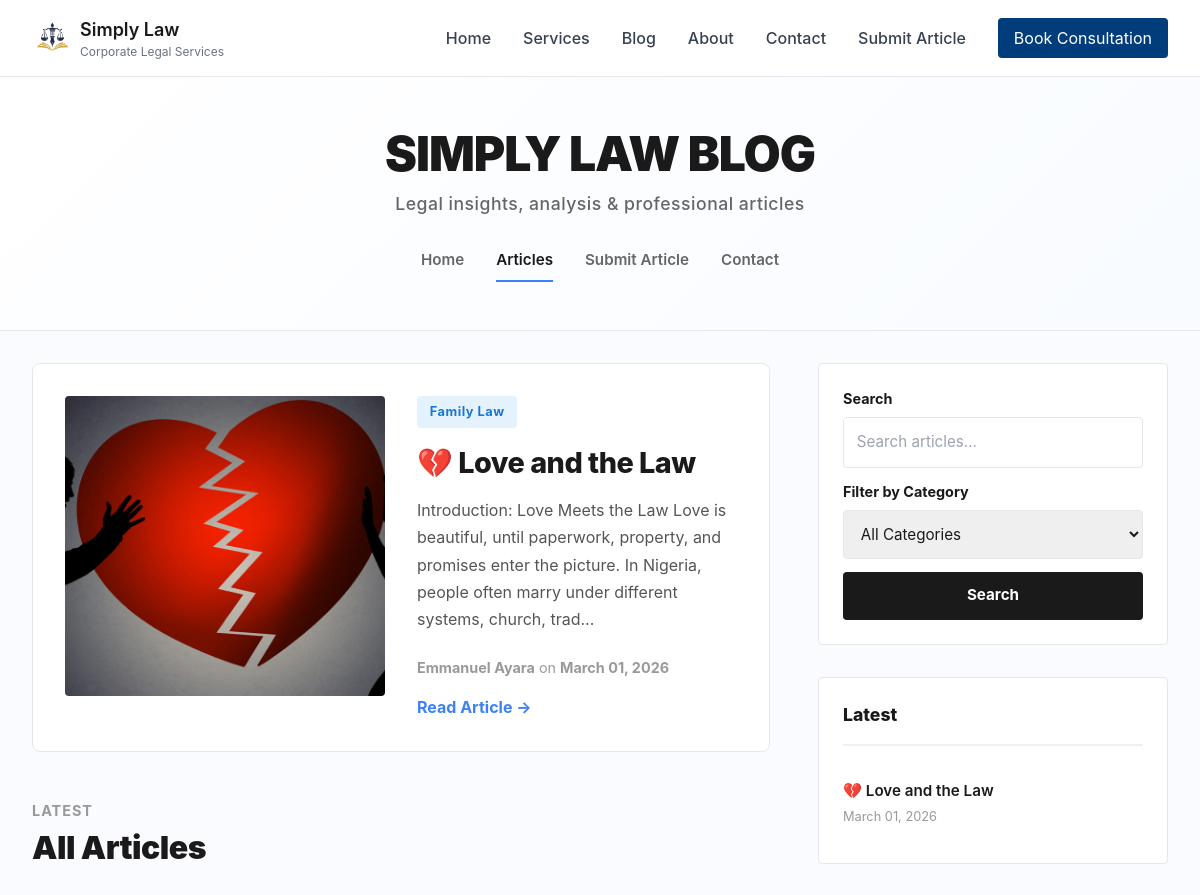
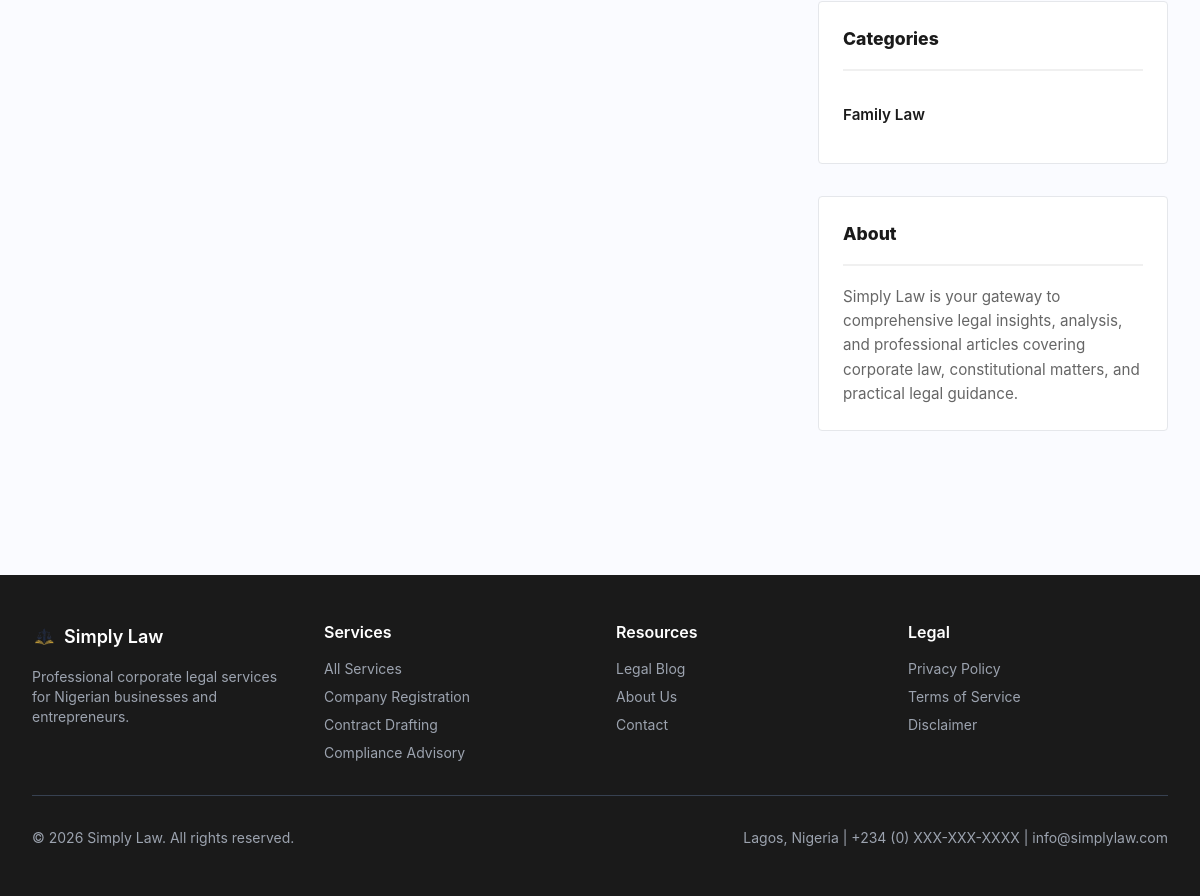
/blog, run on an earlier commit of the app's database (2 pictures, top to bottom).
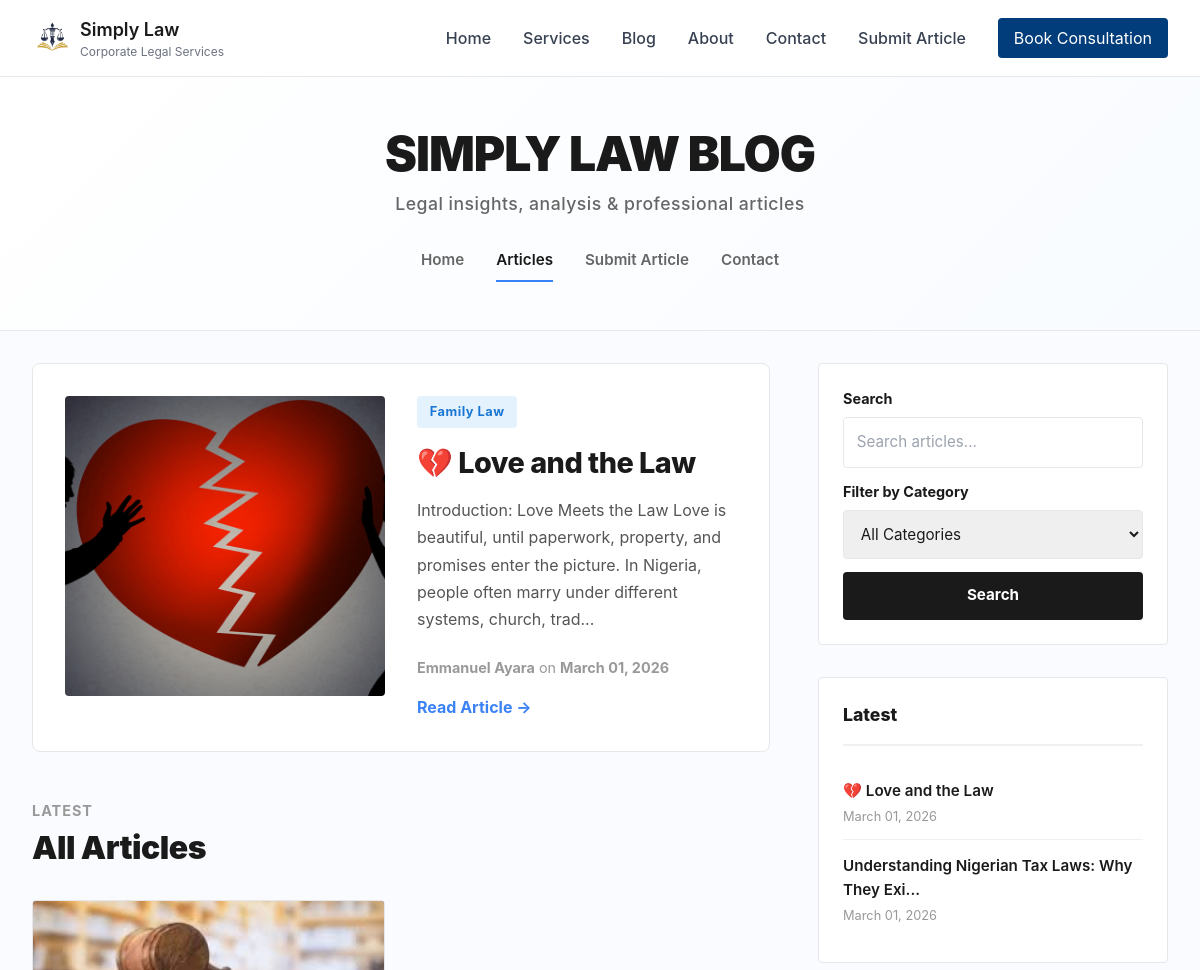
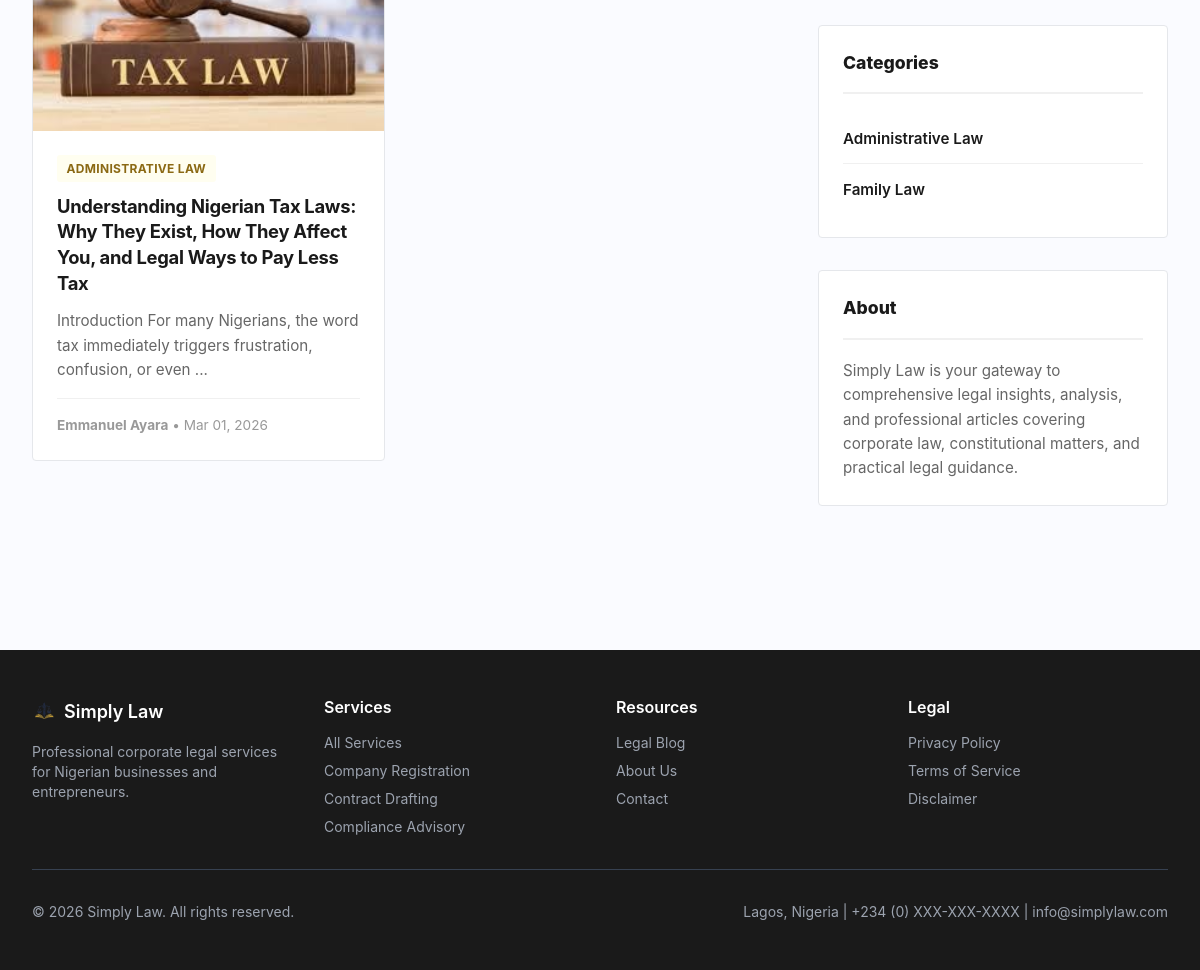
And on a later commit of the database (2 pictures, top to bottom).
### models.py (models this page shows, shortened)
class Article(db.Model):
    id = db.Column(db.Integer, primary_key=True)
    email = db.Column(db.String(120), nullable=False)
    title = db.Column(db.String(200), nullable=False)
    content = db.Column(db.Text, nullable=False)
    author = db.Column(db.String(100), nullable=False)
    date_posted = db.Column(db.DateTime, default=datetime.utcnow, nullable=False)
    date_submitted = db.Column(db.DateTime, default=datetime.utcnow, nullable=False)
    status = db.Column(
        db.String(20),
        nullable=False,
        default='pending',
        index=True  # ✅ Frequently queried
    )
    category = db.Column(
        db.String(100),
        nullable=False,
        default='General',
        index=True  # ✅ Frequently used for filtering
    )
    likes = db.Column(db.Integer, default=0, nullable=False)
    views = db.Column(db.Integer, default=0, nullable=False)
    cover_image = db.Column(db.String(255), nullable=True)
    document_filename = db.Column(db.String(255), nullable=True)
    deleted_at = db.Column(db.DateTime, nullable=True)
    is_draft = db.Column(db.Boolean, default=False, nullable=False)
    comments = db.relationship('Comment', backref='article', lazy=True, cascade='all, delete-orphan')
    visits = db.relationship('Visit', backref='article', lazy=True, cascade='all, delete-orphan')
    __table_args__ = (
        db.Index('idx_article_status_category', 'status', 'category'),
        db.Index('idx_article_date_posted', 'date_posted'),
        db.Index('idx_article_deleted_at', 'deleted_at'),  # ✅ For soft delete queries
        db.Index('idx_article_is_draft', 'is_draft'),  # ✅ For draft queries
    )

### blueprints/public.py (the view)
@public_bp.route('/blog')
def blog():
    page = request.args.get('page', 1, type=int)
    category = request.args.get('category', '', type=str)
    per_page = 12
    query = Article.query.filter(
        Article.status == 'approved',
        Article.deleted_at.is_(None),
        Article.is_draft == False
    ).order_by(Article.date_posted.desc())
    if category:
        query = query.filter(Article.category == category)
    articles = query.paginate(page=page, per_page=per_page)
    categories = db.session.query(Article.category).filter(
        Article.status == 'approved',
        Article.deleted_at.is_(None)
    ).distinct().all()
    return render_template('pages/blog.html',
        articles=articles,
        category=category,
        categories=categories,
        page_title='Legal Articles & Insights',
        page_description='Corporate law articles, tips, and legal insights for Nigerian businesses'
    )

### templates/pages/blog.html (shortened to what this page needs)
{% extends "base.html" %}
{% block content %}
<div class="blog-wrapper">
    <div class="blog-header">
        <div style="max-width: 1400px; margin: 0 auto; padding: 0 2rem;">
            <h1 class="blog-title">SIMPLY LAW BLOG</h1>
            <p class="blog-subtitle">Legal insights, analysis & professional articles</p>
            <div class="blog-nav">
                <a href="{{ url_for('public.home') }}" class="blog-nav-item">Home</a>
                <div class="blog-nav-item active">Articles</div>
                <a href="{{ url_for('articles.submit_article') }}" class="blog-nav-item">Submit Article</a>
                <a href="{{ url_for('contact.contact') }}" class="blog-nav-item">Contact</a>
            </div>
        </div>
    </div>
    <div class="blog-container">
        <div class="main-content">
            {% if articles.items %}
                {% set featured = articles.items[0] %}
                <div class="featured-section">
                    <div class="featured-article">
                        {% if featured.cover_image %}
                            <img
                                src="{{ url_for('static', filename='uploads/' + featured.cover_image) }}"
                                alt="Featured Article"
                                class="featured-image"
                                loading="lazy"
                            >
                        {% else %}
                            <div style="background: linear-gradient(135deg, #667eea 0%, #764ba2 100%); border-radius: 4px;"></div>
                        {% endif %}
                        <div class="featured-content">
                            <div>
                                <div class="featured-tag">{{ featured.category }}</div>
                                <h2 class="featured-title">{{ featured.title }}</h2>
                                <p class="featured-text">{{ featured.content[:180] }}{% if featured.content|length > 180 %}...{% endif %}</p>
                            </div>
                            <div>
                                <p class="featured-meta">
                                    <strong>{{ featured.author }}</strong> on
                                    <strong>{{ featured.date_posted.strftime('%B %d, %Y') }}</strong>
                                </p>
                                <a href="{{ url_for('articles.read_more', article_id=featured.id) }}"
                                   style="color: #3b82f6; font-weight: 700; text-decoration: none; display: inline-block; margin-top: 1rem;">
                                    Read Article →
                                </a>
                            </div>
                        </div>
                    </div>
                </div>
                <div class="articles-section">
                    <div class="section-label">Latest</div>
                    <h2 class="section-title">All Articles</h2>
                    {% if articles.items|length > 1 %}
                        <div class="articles-grid">
                            {% for article in articles.items[1:] %}
                                <div class="article-card" data-article-url="{{ url_for('articles.read_more', article_id=article.id) }}">
                                    {% if article.cover_image %}
                                        <img
                                            src="{{ url_for('static', filename='uploads/' + article.cover_image) }}"
                                            alt="{{ article.title }}"
                                            class="article-image"
                                            loading="lazy"
                                        >
                                    {% else %}
                                        <div style="background: linear-gradient(135deg, #667eea 0%, #764ba2 100%); height: 200px;"></div>
                                    {% endif %}
                                    <div class="article-body">
                                        <div class="article-tag">{{ article.category }}</div>
                                        <h3 class="article-title">
                                            <a href="{{ url_for('articles.read_more', article_id=article.id) }}">
                                                {{ article.title }}
                                            </a>
                                        </h3>
                                        <p class="article-excerpt">
                                            {{ article.content[:100] }}{% if article.content|length > 100 %}...{% endif %}
                                        </p>
                                        <div class="article-footer">
                                            <strong>{{ article.author }}</strong> • {{ article.date_posted.strftime('%b %d, %Y') }}
                                        </div>
                                    </div>
                                </div>
                            {% endfor %}
                        </div>
                    {% endif %}
                </div>
            {% else %}
                <div class="empty-state">
                    <div class="empty-icon">📄</div>
                    <p class="empty-text">No articles yet. Check back soon for legal insights and analysis!</p>
                </div>
            {% endif %}
        </div>
        <aside class="blog-sidebar">
            <div class="search-section">
                <form method="get" action="{{ url_for('public.blog') }}" style="display: flex; flex-direction: column;">
                    <label style="font-size: 0.9rem; font-weight: 700; margin-bottom: 0.5rem; color: #1a1a1a;">Search</label>
                    <input
                        type="text"
                        name="search"
                        class="search-input"
                        placeholder="Search articles..."
                        style="margin-bottom: 0.8rem;"
                    >
                    <label style="font-size: 0.9rem; font-weight: 700; margin-bottom: 0.5rem; color: #1a1a1a;">Filter by Category</label>
                    <select name="category" class="category-filter">
                        <option value="">All Categories</option>
                    </select>
                    <button type="submit" class="search-btn">Search</button>
                </form>
            </div>
            {% set latest_articles = articles.items[:4] if articles.items else [] %}
            {% if latest_articles %}
                <div class="sidebar-section">
                    <div class="sidebar-title">Latest</div>
                    {% for article in latest_articles %}
                        <div class="latest-item">
                            <a href="{{ url_for('articles.read_more', article_id=article.id) }}">
                                {{ article.title[:45] }}{% if article.title|length > 45 %}...{% endif %}
                            </a>
                            <span class="latest-date">{{ article.date_posted.strftime('%B %d, %Y') }}</span>
                        </div>
                    {% endfor %}
                </div>
            {% endif %}
            {% if categories %}
                <div class="sidebar-section">
                    <div class="sidebar-title">Categories</div>
                    {% for cat in categories %}
                        <div class="latest-item">
                            <a href="{{ url_for('public.blog', category=cat[0]) }}">
                                {{ cat[0] }}
                            </a>
                        </div>
                    {% endfor %}
                </div>
            {% endif %}
            <div class="sidebar-section">
                <div class="sidebar-title">About</div>
                <p style="font-size: 0.95rem; color: #666; line-height: 1.6; margin: 0;">
                    Simply Law is your gateway to comprehensive legal insights, analysis, and professional articles covering corporate law, constitutional matters, and practical legal guidance.
                </p>
            </div>
        </aside>
    </div>
</div>
{% endblock %}

### templates/base.html (shortened to what this page needs)
<!DOCTYPE html>
<html lang="en">
<head>
    <script src="https://cdn.tailwindcss.com"></script>
</head>
<body class="page-container">
    {% include 'components/header.html' %}
    <main class="page-content">
        {% block content %}{% endblock %}
    </main>
    {% include 'components/footer.html' %}
</body>
</html>

### templates/components/header.html (shortened to what this page needs)
<header class="bg-white border-b border-gray-200 sticky top-0 z-50">
    <nav class="max-w-7xl mx-auto px-4 sm:px-6 lg:px-8" aria-label="Top">
        <div class="flex justify-between items-center py-4">
            <div class="flex items-center">
                <a href="{{ url_for('public.home') }}" class="flex items-center space-x-2 hover:opacity-75 transition">
                    <img src="{{ url_for('static', filename='logo.png') }}" alt="Simply Law Logo" class="h-10 w-10 object-contain">
                    <div class="flex flex-col">
                        <span class="font-semibold text-lg text-law-dark">Simply Law</span>
                        <span class="text-xs text-gray-500">Corporate Legal Services</span>
                    </div>
                </a>
            </div>
            <div class="hidden md:flex items-center space-x-8">
                <a href="{{ url_for('public.home') }}" class="text-gray-700 hover:text-law-blue font-medium">Home</a>
                <a href="{{ url_for('services.index') }}" class="text-gray-700 hover:text-law-blue font-medium">Services</a>
                <a href="{{ url_for('public.blog') }}" class="text-gray-700 hover:text-law-blue font-medium">Blog</a>
                <a href="{{ url_for('public.about') }}" class="text-gray-700 hover:text-law-blue font-medium">About</a>
                <a href="{{ url_for('contact.contact') }}" class="text-gray-700 hover:text-law-blue font-medium">Contact</a>
                <a href="{{ url_for('articles.submit_article') }}" class="text-gray-700 hover:text-law-blue font-medium">Submit Article</a>
                <a href="{{ url_for('bookings.index') }}" class="px-4 py-2 bg-law-blue text-white rounded hover:bg-opacity-90 transition">
                    Book Consultation
                </a>
            </div>
        </div>
    </nav>
</header>

### templates/components/footer.html
<footer class="bg-law-dark text-white py-12 mt-20">
    <div class="max-w-7xl mx-auto px-4 sm:px-6 lg:px-8">
        <div class="grid grid-cols-1 md:grid-cols-4 gap-8 mb-8">
            <div>
                <h3 class="text-lg font-semibold mb-4 flex items-center space-x-2">
                    <img src="{{ url_for('static', filename='logo.png') }}" alt="Simply Law Logo" class="h-6 w-6 object-contain rounded">
                    <span>Simply Law</span>
                </h3>
                <p class="text-gray-400 text-sm">Professional corporate legal services for Nigerian businesses and entrepreneurs.</p>
            </div>
            <div>
                <h4 class="font-semibold mb-4">Services</h4>
                <ul class="space-y-2 text-sm text-gray-400">
                    <li><a href="{{ url_for('services.index') }}" class="hover:text-white transition">All Services</a></li>
                    <li><a href="{{ url_for('services.service_detail', slug='company-registration') }}" class="hover:text-white transition">Company Registration</a></li>
                    <li><a href="{{ url_for('services.service_detail', slug='contract-drafting') }}" class="hover:text-white transition">Contract Drafting</a></li>
                    <li><a href="{{ url_for('services.service_detail', slug='compliance') }}" class="hover:text-white transition">Compliance Advisory</a></li>
                </ul>
            </div>
            <div>
                <h4 class="font-semibold mb-4">Resources</h4>
                <ul class="space-y-2 text-sm text-gray-400">
                    <li><a href="{{ url_for('public.blog') }}" class="hover:text-white transition">Legal Blog</a></li>
                    <li><a href="{{ url_for('public.about') }}" class="hover:text-white transition">About Us</a></li>
                    <li><a href="{{ url_for('contact.contact') }}" class="hover:text-white transition">Contact</a></li>
                </ul>
            </div>
            <div>
                <h4 class="font-semibold mb-4">Legal</h4>
                <ul class="space-y-2 text-sm text-gray-400">
                    <li><a href="{{ url_for('public.legal_page', page_type='privacy-policy') }}" class="hover:text-white transition">Privacy Policy</a></li>
                    <li><a href="{{ url_for('public.legal_page', page_type='terms') }}" class="hover:text-white transition">Terms of Service</a></li>
                    <li><a href="{{ url_for('public.legal_page', page_type='disclaimer') }}" class="hover:text-white transition">Disclaimer</a></li>
                </ul>
            </div>
        </div>
        <hr class="border-gray-700 my-8">
        <div class="flex flex-col md:flex-row justify-between items-center text-sm text-gray-400">
            <p>&copy; {{ now.now().year }} Simply Law. All rights reserved.</p>
            <p>Lagos, Nigeria | +234 (0) XXX-XXX-XXXX | info@simplylaw.com</p>
        </div>
    </div>
</footer>

What changed in the data, as far as the page shows it:
now on this page (row edited): Article: cover_image (picture), category "ADMINISTRATIVE LAW", title "Understanding Nigerian Tax Laws: Why They Exist, How They Affect You, and Legal Ways to Pay Less Tax", content "Introduction For many Nigerians, the word tax immediately triggers frustration, confusion, or even", author "Emmanuel Ayara", date_posted "Mar 01, 2026", title "Understanding Nigerian Tax Laws: Why They Exi", date_posted "March 01, 2026"
Also different on the page:
new list line: "Administrative Law"
